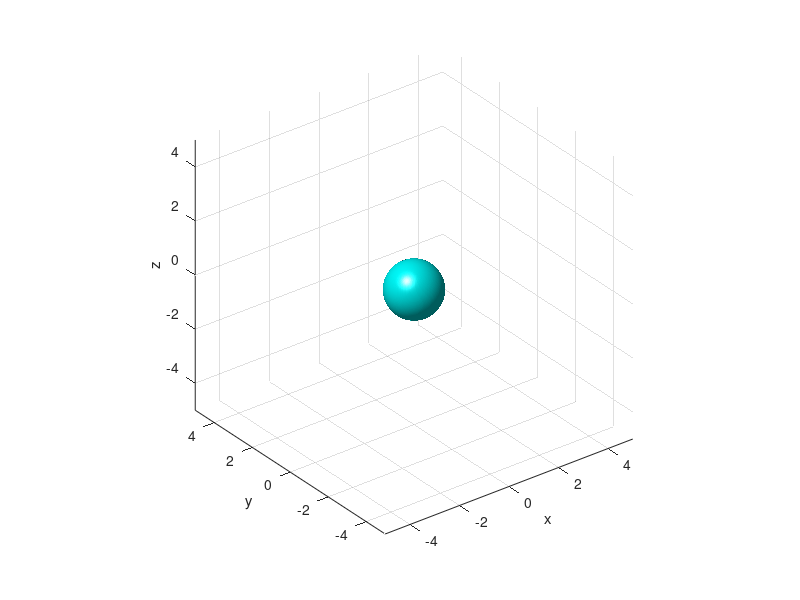

This chart was generated by the following MATLAB code: (Note: this script raises an error after producing the figure.)
%% ENGR 180-122: Biweekly Assignment 3
%Stevie Parris - 5/14/2014
%This animates a box kicked under the effects of gravity and icecream
%falling off an icecream cone, then melting under the heat of the sun.

%Initiate, reset matlab windows
figure
close all
clear all
clc
clf

%Establish variables
translationX = 0;
translationY = 0;
beta = 0;

%t is time, incremented over 100 frames
t = linspace(0, 5.84, 100);

%coordinates of a square centered at the origin with a side length of 5.
square = [2.5, 2.5, -2.5, -2.5; 2.5, -2.5, -2.5, 2.5]; 

for i = 1:length(t)

%rotation factors as used by Newtonian Dynamics
rotationFactorX = [cos(beta), -sin(beta)]; 
rotationFactorY = [sin(beta), cos(beta)];

%Rotates the matrix the angle specified (beta)
triCartRot = [rotationFactorX * square; 
              rotationFactorY * square];

%Translate square
r = fill(triCartRot(1,:) + translationX, triCartRot(2,:) + translationY, 'y');

%Acquire the x and y terms according the physics equations.
translationX = 50*t(i)*cosd(35);
translationY = 50*t(i)*sind(35) - ((9.81*t(i)^2)/2);
beta = 15*pi/180*i; %turns 15 degrees each frame

hold off
axis([-5 300 0 50])
axis equal
axis manual
grid on
pause(0.01)

end

%% PART 2
% There was once a young boy by the name of Gerald. Gerald was seven years
% old and had spent the day at the zoo with his mother. You see, Gerald had
% a deep love for icecream, and so begged his mother to buy him a cone. His
% mother was not fond of letting her son get sweets, so she refused for
% some time until his begging became simply unbearable. Gerald grinned as
% they approached the brightly colored icecream vendor and stared in wonder
% at the variety of flavors the vendor had to offer. Deep in thought, with
% his tongue sticking out of the side of his mouth, Gerald ran his finger
% across the options until he reached cotton candy and pointed. "This one!"
% he said to his mother, and she paid the icecream man accordingly.
% Unfortunately, Gerald only made it a few steps. As he took his fourth
% step, he felt the icecream slip sideways in his hand, and he cried aloud.
% The ball of delicious cotton candy icecream fell through the air, rolling
% for what seemed an eternity to poor Gerald, only to hit the pavement with
% a disappointing "squish." Gerald mourned as the icecream melted on the
% pavement as he watched.
% THE END



%Initiate, reset matlab windows
close all
clear all
clc
clf

% generate the figure window and axes
figure
myAxes = axes('xlim',[-5 5],'ylim',[-5 5],'zlim',[-5 5]);
view(3)
grid on;
axis equal
hold on
xlabel('x')
ylabel('y')
zlabel('z')


% generate sphere
[xSphere,ySphere,zSphere] = sphere(200);
% generate cone
[xCone, yCone, zCone] = cylinder([0.1, 0], 200); 

%Draw sphere
shape(1) = surface(xSphere,ySphere,zSphere);
set(shape(1), 'FaceColor', [0 1 1], 'EdgeColor', 'none'); %Set color cyan
camlight left; lighting phong %adjust lighting

%Draw cone
shape(2) = surface(xCone*10,yCone*10,zCone*4+0.2);
rotate(shape(2), [1 0 0], 180); %Rotate it 180 degrees
set(shape(2), 'FaceColor', [0.64, 0.16, 0.16], 'EdgeColor', 'none'); %Set color brown
camlight left; lighting phong

%Combine the icecream cone and the icecream into one object
combinedObject = hgtransform('parent',myAxes);
set(shape,'parent',combinedObject) 
drawnow 

%Run loop for the tilting of the icecream cone
for i = 1:50
    rotation1 = makehgtform('xrotate',(pi/180)*i*0.7); %create rotation matrix
    set(combinedObject,'matrix',rotation1); %rotate the object
    pause(0.01);
end

%delete hgt icecream cone
delete(combinedObject);

%recreate icecream ball
shape(1) = surface(xSphere,ySphere,zSphere);
set(shape(1), 'FaceColor', [0 1 1], 'EdgeColor', 'none');
camlight left; lighting phong

%make into an hgt object
combinedObject2 = hgtransform('parent',myAxes);
set(shape(1),'parent',combinedObject2) 
drawnow 

%create cone separately with new position
shape(2) = surface(xCone*10,yCone*10,zCone*4+0.2);
rotate(shape(2), [1 0 0], 180);
rotate(shape(2), [1 0 0], 35);
set(shape(2), 'FaceColor', [0.64, 0.16, 0.16], 'EdgeColor', 'none');
camlight left; lighting phong

%Icecream falling and rotating animation
for i = 1:50
    translation = makehgtform('translate',[0 0 (-i*0.1)]); %create translation matrix 
    rotation1 = makehgtform('xrotate',(-pi/180)*i*0.7); %create rotation matrix
    set(combinedObject2, 'matrix', rotation1*translation); %apply matrices
    pause(0.01);
end

%Scale the icecream to flatten it
for i = 1:0.05:5
    translation = makehgtform('translate',[0 -5 -5]);  
    scale1 = makehgtform('scale', [1 1 1/i]);
    set(combinedObject2, 'matrix', translation*scale1);
    pause(0.1);
end

%delete object
delete(combinedObject2);
